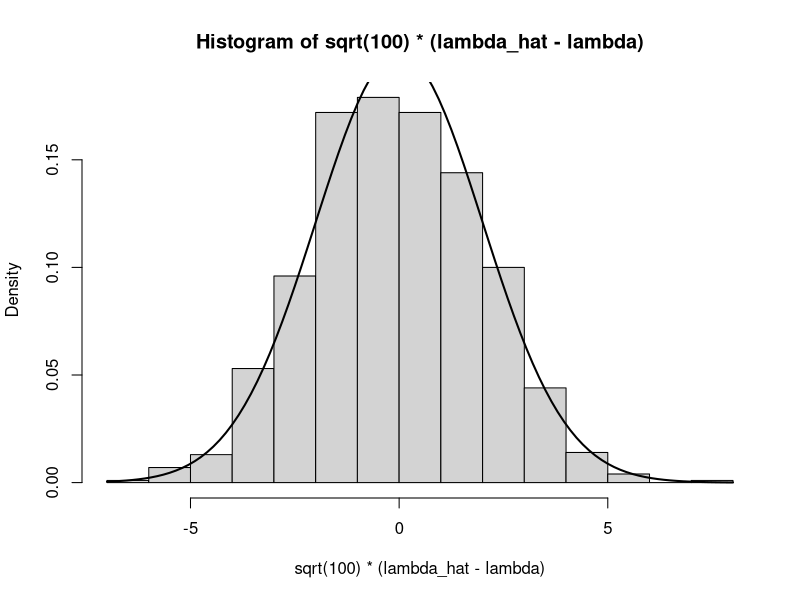

The R script that drew this image:
lambda <- 4

s <- rpois(100, lambda = lambda)

numbers <- s

mean(numbers)

lambda_hat <- c()

for (i in 1:1000) {
  lambda_hat[i] <- mean(rpois(100, lambda))
}

hist(sqrt(100) * (lambda_hat - lambda), probability = TRUE)
curve(dnorm(x, 0, sqrt(lambda)), lwd = 2, add = TRUE)
